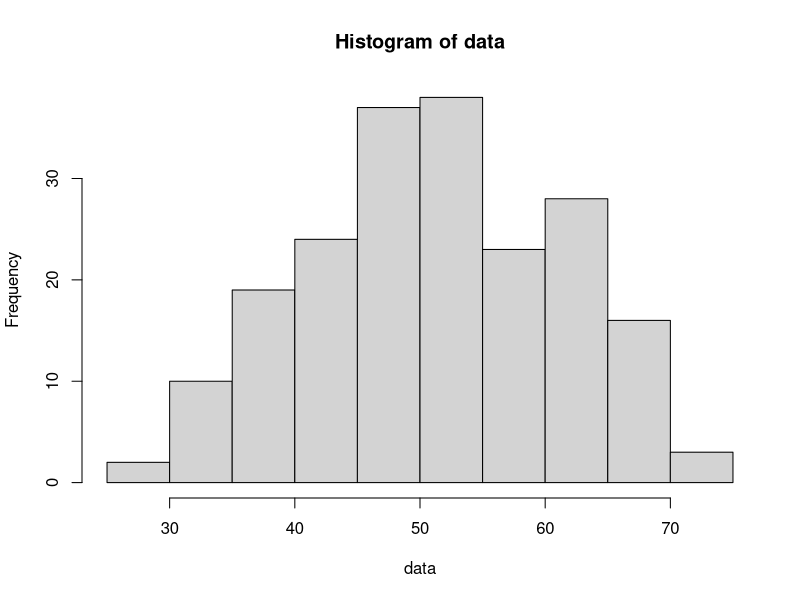
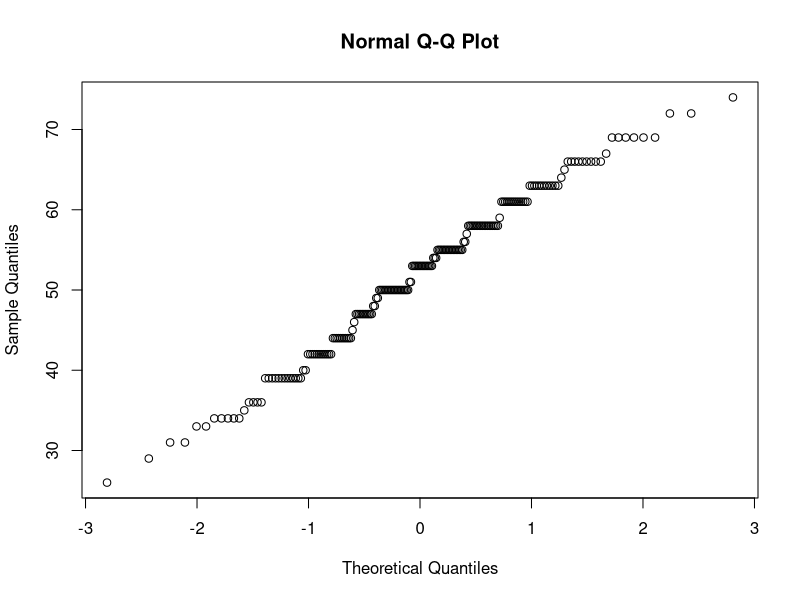
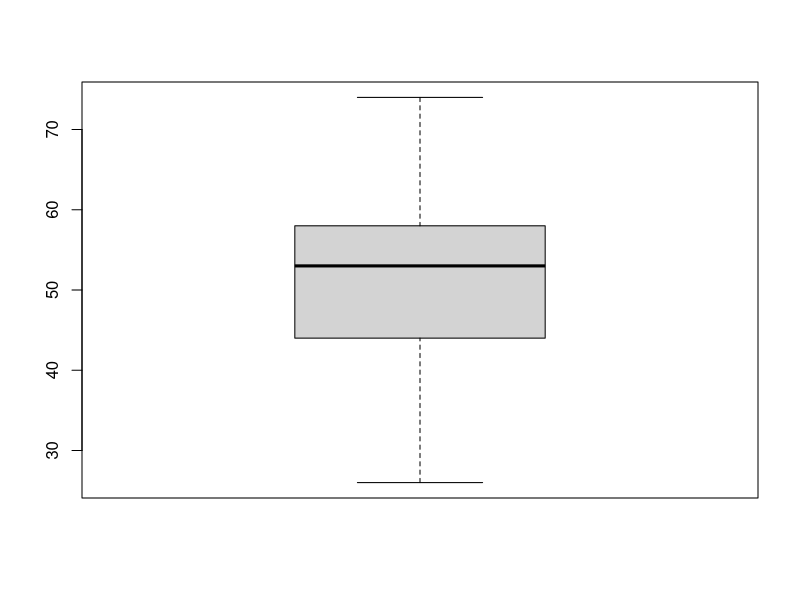
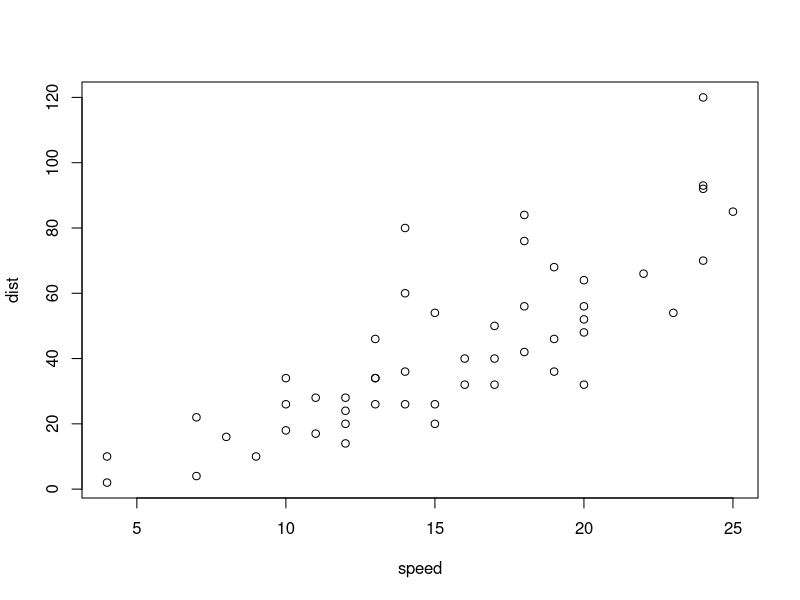
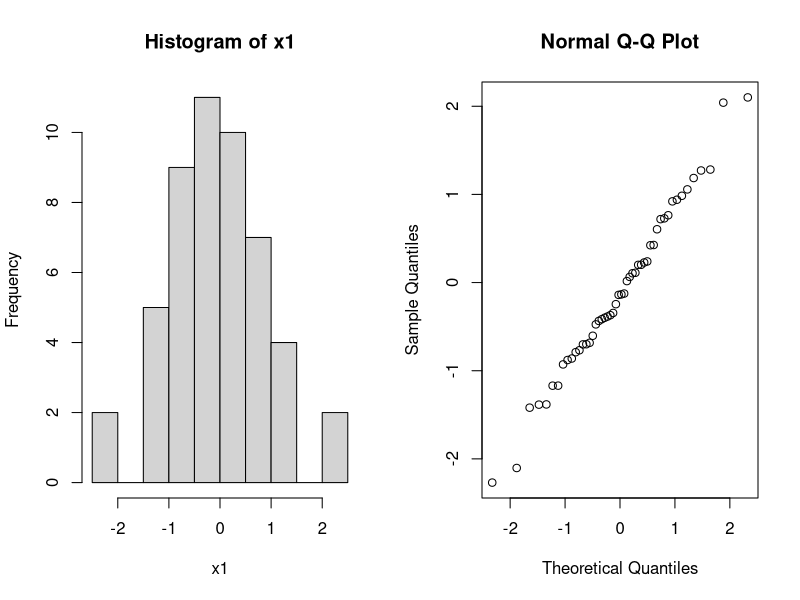
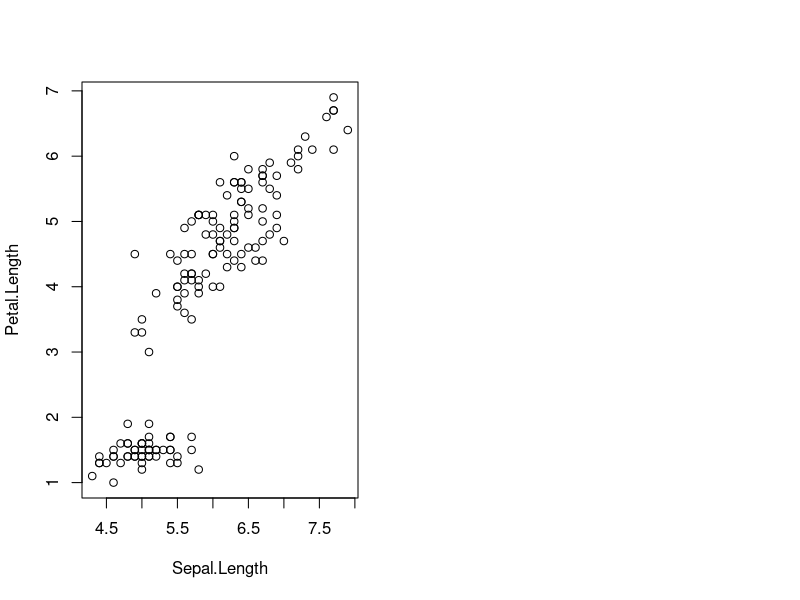

These charts were generated, in order, by the following R code:
## ---- chunk 1
# Load the dataset
ice_cream_dataset <- read.csv("Ice_cream.csv")
data = ice_cream_dataset$video

# Do basic plots

hist(data)
qqnorm(data)
boxplot(data)
## ---- chunk 2
n <- length(data)
margin <- qt(0.97, df=n-1)*sd(data)/sqrt(n)
min_mean = mean(data) - margin
max_mean = mean(data) + margin
length = max_mean - min_mean
## ---- chunk 3
plot(cars)
## ---- chunk 4
par(mfrow=c(1,2)); x1=rnorm(50); hist(x1); qqnorm(x1)
## ---- chunk 5
plot(iris$Sepal.Length,iris$Petal.Length,xlab="Sepal.Length",ylab="Petal.Length")
## ---- chunk 6
library(knitr)
kable(mtcars[1:5,],caption="A knit kable.")
## ---- chunk 7
x=rep(c("A","B"),each=5); x
sample(x)
x=rnorm(100)
## ---- chunk 8
x=rep(c("A","B"),each=5); x
sample(x)
x=rnorm(100)
## ---- chunk 9
mu=0.2
x=rnorm(100,mu,1) # creating artificial data
t.test(x,mean=0)   # t.test(x,alternative=c("two.sided"),conf.level=0.95,mu=10)
## ---- chunk 10
mu=0;nu=0.5
x=rnorm(50,mu,1); y=rnorm(50,nu,1) # creating artificial data
ttest=t.test(x,y) 
